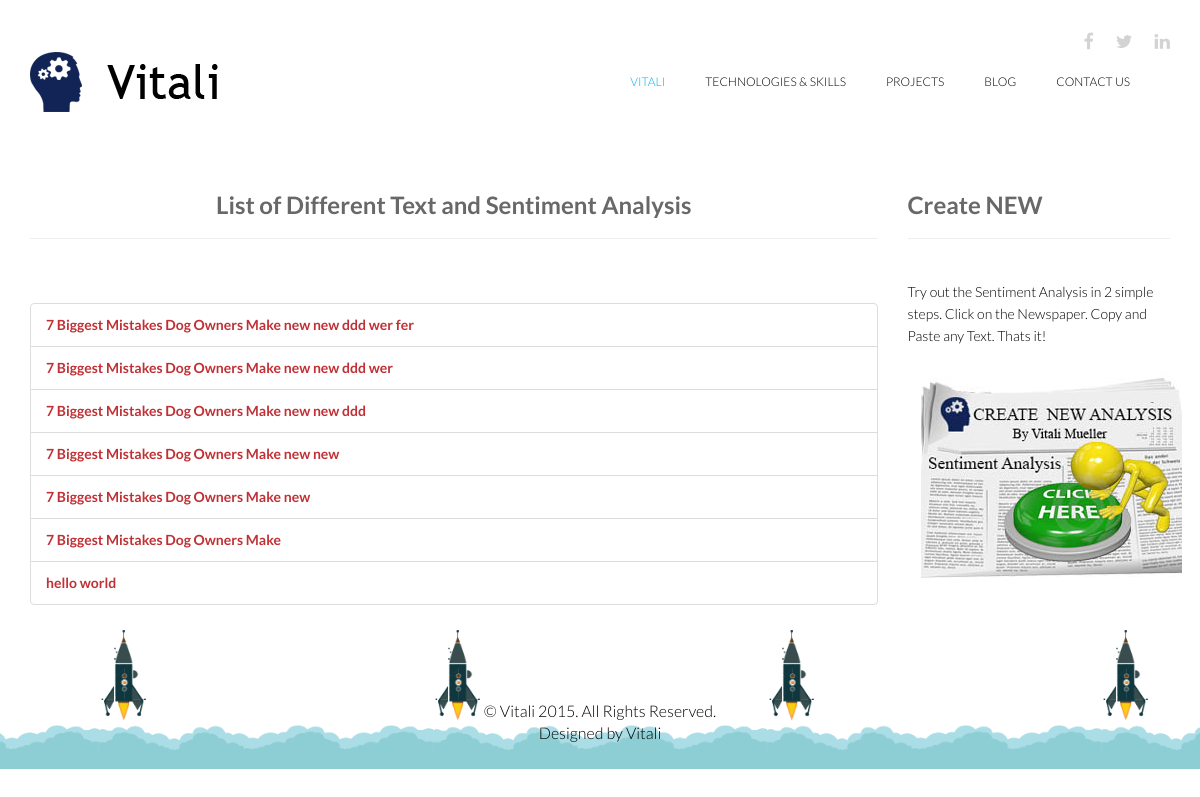
Screenshot of /sentiment/ with the database file from the repository.
### messageboard/models.py (models this page shows, shortened)
class InputText(models.Model):
    title = models.CharField(max_length=255)
    content = models.TextField()
    created = models.DateTimeField(auto_now_add=True, auto_now=False)
    slug = models.SlugField()
    def __str__(self):
        return self.title
    def get_absolute_url(self):
        return reverse("sent_detail", kwargs={'slug':self.slug})

### messageboard/views.py (the view)
# urls.py: url(r'^sentiment/$', SentimentList.as_view(), name="sent_list"),
class SentimentList(ListView):
    template_name = 'sentiment/list.html'
    model = InputText
    def get_queryset(self, *args, **kwargs):
        qs = super(SentimentList, self).get_queryset(*args, **kwargs).order_by("-created")
        return qs

### templates/sentiment/list.html
{% extends 'base.html' %}
{% load static %}
{% block content %}
<div class="container">
<div class="row">
    <div class="col-sm-9">
        <h2 class="text-center"><strong>List of Different Text and Sentiment Analysis</strong></h2>
		<hr/>
		<br/>
        <br/>
        <ul class="list-group">
            {% for object in object_list %}
            <li class="list-group-item"> <a href="{{ object.get_absolute_url }}"><strong>{{ object }}</strong></a> </li>
            {% empty %}
            <li class="list-group-item">You have no lists</li>
            {% endfor %}
        </ul>
    </div>
<div class="col-sm-3">
        <h2><strong>Create NEW</strong></h2>
		<hr/>
		<br/>
        Try out the Sentiment Analysis in 2 simple steps.
        Click on the Newspaper. Copy and Paste any Text.
        Thats it!
        <p style="padding: 0; margin: 0;"><a href="{% url 'sent_create' %}" class="btn"><img src="{% static 'vitali/images/portfolio/14.jpg' %}" /></a></p> </div> </div>
</div>
{% endblock content %}

### templates/base.html (shortened to what this page needs)
{% load static %}
<!DOCTYPE html>
<html lang="en">
<head>
    <link href="{% static 'vitali/css/bootstrap.min.css' %}" rel="stylesheet">
    <link href="{% static 'vitali/css/font-awesome.min.css' %}" rel="stylesheet">
    <link href="{% static 'vitali/css/animate.min.css' %}" rel="stylesheet">
    <link href="{% static 'vitali/css/lightbox.css' %}" rel="stylesheet">
	<link href="{% static 'vitali/css/main.css' %}" rel="stylesheet">
	<link href="{% static 'vitali/css/responsive.css' %}" rel="stylesheet">
</head>
<body>
	<header id="header">
        <div class="container">
            <div class="row">
                <div class="col-sm-12 overflow">
                   <div class="social-icons pull-right">
                        <ul class="nav nav-pills">
                            <li><a target="_blank" href="https://www.facebook.com/"><i class="fa fa-facebook"></i></a></li>
                            <li><a target="_blank" href="https://twitter.com/"><i class="fa fa-twitter"></i></a></li>
                            <li><a target="_blank" href="https://uk.linkedin.com/pub/vitali-mueller/69/b/700"><i class="fa fa-linkedin"></i></a></li>
                        </ul>
                    </div>
                </div>
             </div>
        </div>
        <div class="navbar navbar-inverse" role="banner">
            <div class="container">
                <div class="navbar-header">
                    <a class="navbar-brand" href="index.html">
                    	<h1><img src="{% static 'vitali/images/logo.png' %}" alt="logo"></h1>
                    </a>
                </div>
                <div class="collapse navbar-collapse">
                    <ul class="nav navbar-nav navbar-right">
                        <li class="active"><a href="{% url 'home' %}">Vitali</a></li>
                        <li><a href="#">Technologies & Skills</a>
                        <li><a href="#">Projects</a></li>
						<li><a href="{% url 'blog_list' %}">Blog</a></li>
						<li><a href="#">Contact Us</a></li>
                    </ul>
                </div>
            </div>
        </div>
    </header>
    {% block content %}{% endblock content %}
    <footer id="footer">
        <div class="container">
            <div class="row">
                <div class="col-sm-12">
                    <div class="copyright-text text-center" style="color: black;">
                        <p>&copy; Vitali 2015. All Rights Reserved.</p>
                        <p>Designed by Vitali</p>
                    </div>
                </div>
            </div>
        </div>
    </footer>
</body>
</html>

### static/our_static/vitali/css/main.css (style rules this page uses)
body { background: #fff; font-family: 'Lato', sans-serif; font-weight: 300; font-size: 14px; line-height: 22px; color: #000; }
html { height: 100%; }
a { color:#C03035; }
a { -webkit-transition: 300ms; -moz-transition: 300ms; -o-transition: 300ms; transition: 300ms; }
ul { list-style: none; }
h1, h2, h3, h4, h5, h6 { font-family: 'Lato', sans-serif; font-weight: 300; }
h1 { color: #686868; }
h2 { font-size: 24px; color: #686868; }
.overflow { overflow: hidden; }
#header { margin-bottom: 0; padding: 30px 0 60px 0; }
#header .navbar-inverse .container { position: relative; }
.social-icons ul li { padding: 0 10px; }
.social-icons ul li:last-child { padding-right: 0; }
.social-icons ul li a { font-size: 18px; color: #d3d3d3; padding: 0; }
#header .navbar { background: #fff; border: 0; margin-bottom: 0; }
#header .navbar-brand { padding: 0; margin-left: 0; }
#header .navbar-brand h1 { padding: 0; margin: 0; }
#header .navbar-nav.navbar-right >li:last-child { margin-right: 20px; }
#header .navbar-nav.navbar-right >li a { color: #000; font-size: 12px; padding: 20px; text-transform: uppercase; font-weight: 300; }
#header .navbar-inverse .navbar-nav li.active > a, #header .navbar-inverse .navbar-nav li.active > a:focus, #header .navbar-nav.navbar-right li > a:hover, .navbar-inverse .navbar-nav > .open > a { background-color: inherit; border: 0; color: #00aeef; }
#footer { padding-bottom: 10px; background-image: url(../images/home/footer.png); background-repeat: repeat-x; background-position: bottom; background-size: contain; }
.copyright-text { margin-top: 70px; color: #fff; font-size: 16px; padding-bottom: 15px; }
.copyright-text p { margin-bottom: 0; }

### rows the page displays
InputText: title "7 Biggest Mistakes Dog Owners Make new new ddd wer fer"
InputText: title "7 Biggest Mistakes Dog Owners Make new new ddd wer"
InputText: title "7 Biggest Mistakes Dog Owners Make new new ddd"
InputText: title "7 Biggest Mistakes Dog Owners Make new new"
InputText: title "7 Biggest Mistakes Dog Owners Make new"
InputText: title "7 Biggest Mistakes Dog Owners Make"
InputText: title "hello world"
